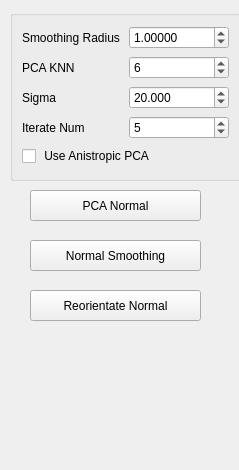
<?xml version="1.0" encoding="UTF-8"?>
<ui version="4.0">
 <class>normal_paras</class>
 <widget class="QWidget" name="normal_paras">
  <property name="geometry">
   <rect>
    <x>0</x>
    <y>0</y>
    <width>239</width>
    <height>470</height>
   </rect>
  </property>
  <property name="maximumSize">
   <size>
    <width>189898</width>
    <height>187144</height>
   </size>
  </property>
  <property name="windowTitle">
   <string>normal paras</string>
  </property>
  <widget class="QGroupBox" name="groupBox">
   <property name="geometry">
    <rect>
     <x>10</x>
     <y>10</y>
     <width>231</width>
     <height>171</height>
    </rect>
   </property>
   <property name="title">
    <string/>
   </property>
   <layout class="QVBoxLayout" name="verticalLayout">
    <item>
     <layout class="QHBoxLayout" name="horizontalLayout">
      <item>
       <widget class="QLabel" name="label">
        <property name="text">
         <string>Smoothing Radius</string>
        </property>
       </widget>
      </item>
      <item>
       <widget class="QDoubleSpinBox" name="radius">
        <property name="decimals">
         <number>5</number>
        </property>
        <property name="minimum">
         <double>0.000010000000000</double>
        </property>
        <property name="maximum">
         <double>1000.000000000000000</double>
        </property>
        <property name="singleStep">
         <double>0.010000000000000</double>
        </property>
        <property name="value">
         <double>1.000000000000000</double>
        </property>
       </widget>
      </item>
     </layout>
    </item>
    <item>
     <layout class="QHBoxLayout" name="horizontalLayout_2">
      <item>
       <widget class="QLabel" name="label_2">
        <property name="text">
         <string>PCA KNN</string>
        </property>
       </widget>
      </item>
      <item>
       <widget class="QSpinBox" name="KNN">
        <property name="minimum">
         <number>1</number>
        </property>
        <property name="maximum">
         <number>10000</number>
        </property>
        <property name="value">
         <number>6</number>
        </property>
       </widget>
      </item>
     </layout>
    </item>
    <item>
     <layout class="QHBoxLayout" name="horizontalLayout_3">
      <item>
       <widget class="QLabel" name="label_3">
        <property name="text">
         <string>Sigma</string>
        </property>
       </widget>
      </item>
      <item>
       <widget class="QDoubleSpinBox" name="sigma">
        <property name="decimals">
         <number>3</number>
        </property>
        <property name="maximum">
         <double>180.000000000000000</double>
        </property>
        <property name="value">
         <double>20.000000000000000</double>
        </property>
       </widget>
      </item>
     </layout>
    </item>
    <item>
     <layout class="QHBoxLayout" name="horizontalLayout_4">
      <item>
       <widget class="QLabel" name="label_4">
        <property name="text">
         <string>Iterate Num</string>
        </property>
       </widget>
      </item>
      <item>
       <widget class="QSpinBox" name="smooth_normal_interate_num">
        <property name="minimum">
         <number>1</number>
        </property>
        <property name="maximum">
         <number>100</number>
        </property>
        <property name="value">
         <number>5</number>
        </property>
       </widget>
      </item>
     </layout>
    </item>
    <item>
     <widget class="QCheckBox" name="use_anistropic_PCA">
      <property name="text">
       <string> Use Anistropic PCA</string>
      </property>
     </widget>
    </item>
   </layout>
  </widget>
  <widget class="QPushButton" name="normal_smoothing">
   <property name="geometry">
    <rect>
     <x>30</x>
     <y>240</y>
     <width>171</width>
     <height>31</height>
    </rect>
   </property>
   <property name="text">
    <string>Normal Smoothing</string>
   </property>
  </widget>
  <widget class="QPushButton" name="normal_PCA">
   <property name="geometry">
    <rect>
     <x>30</x>
     <y>190</y>
     <width>171</width>
     <height>31</height>
    </rect>
   </property>
   <property name="text">
    <string>PCA Normal</string>
   </property>
  </widget>
  <widget class="QPushButton" name="pushButton_reorientate_normal">
   <property name="geometry">
    <rect>
     <x>30</x>
     <y>290</y>
     <width>171</width>
     <height>31</height>
    </rect>
   </property>
   <property name="text">
    <string>Reorientate Normal</string>
   </property>
  </widget>
 </widget>
 <resources/>
 <connections/>
</ui>
